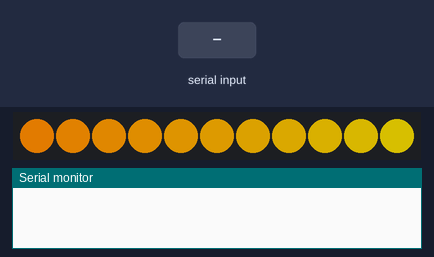
A sketch run on a simulated Arduino Uno, built with avr-gcc and run on an emulated ATmega328P. On the bench: 11 RGB LEDs in strip order, left to right, the last lines printed to the serial monitor. Inputs (shaded band) come from the test bench. Dim RGB values are drawn brighter than linear.

Above: at 1.7 s.
At 7.5 s:
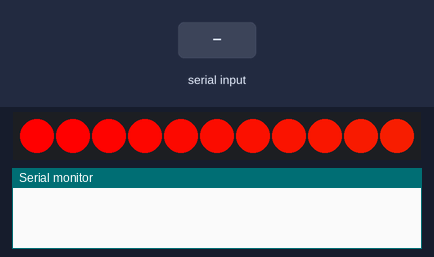
7.6 s: "1" received over the second serial link
At 9.7 s:
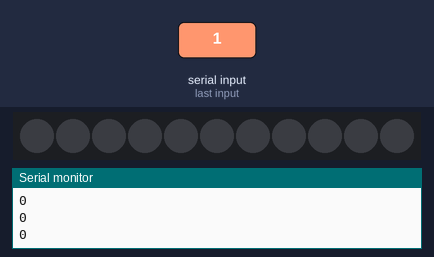
Timing chart, 0 to 11.2 s (numbered marks = the images above; inputs shaded):
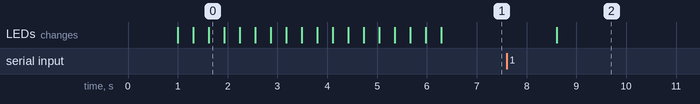

Measured:
- after the input at 7.6 s, the LEDs: change after 1.0 s (image 2)

The sketch:

Neopixel.ino
```cpp
#include <SoftwareSerial.h>
#include <Adafruit_NeoPixel.h>

#define PIN 10
#define NUMS 11
#define TX 2
#define RX 3

Adafruit_NeoPixel strip = Adafruit_NeoPixel(NUMS, PIN, NEO_GRB + NEO_KHZ800);
SoftwareSerial blueTooth(TX, RX);
byte colors[5]; // 색상을 받아오는 배열


void setup() {
  blueTooth.begin(9600); // 블루투스 통신 준비, 통신속도는 9600 보드레이트로 설정
  Serial.begin(9600); // 시리얼 모니터 준비
  strip.begin(); // LED 제어 준비
  delay(1000); // 1초 기다렸다가 켜지게 하기
  rainbow(20); // rainbow 효과가 나오면서 켜지도록 하기
  strip.show(); // LED 전원이 꺼진 상태로 초기화하기
}

void loop() {
  if(blueTooth.available() > 0) { // 데이터가 들어온 게 있다면
    blueTooth.readBytes(colors, 5); // colors 배열에 해당 데이터를 입력한다.
    if(colors[4] == (byte) 0) { // 일반적인 경우라면
      for(byte i = 0; i<4; i++) { // 각각의 데이터를
        Serial.println(colors[i]); // 시리얼 모니터에 출력한다.
      }
      for(byte i = 0;i<NUMS; i++) { // 각각의 픽셀에
        strip.setPixelColor(i, colors[0], colors[1], colors[2]); // RGB 색상을 지정한다.
      }
      strip.setBrightness(colors[3]); // 밝기를 설정한다.
      // setPixelColor 함수가 스트립 객체에 보낼 메모리 이미지를 형성하고,
      // show 함수가 해당 이미지를 스트립 객체로 보낸다.
      strip.show(); // 밝기, 색상 정보를 스트립 객체로 보내고 LED를 켠다.
      delay(20); // 20 밀리세컨드 기다린다.
    }
    else if(colors[4] == (byte) 1) { // 레인보우 기능을 켠다면
      rainbow(20); // 레인보우 함수를 호출한다.
      delay(20); // 20 밀리세컨드 기다린다.
    }
  }
}

// 표현할 수 있는 색을 순서대로 표현하는 함수
void rainbow(uint8_t wait) {
  uint16_t i, j;

  for(j=0; j<256; j++) {
    for(i=0; i<strip.numPixels(); i++) {
      strip.setPixelColor(i, Wheel((i+j) & 255));
    }
    strip.show();
    delay(wait);
  }
}

// 색을 지정해주는 함수
uint32_t Wheel(byte WheelPos) {
  WheelPos = 255 - WheelPos;
  if(WheelPos < 85) {
   return strip.Color(255 - WheelPos * 3, 0, WheelPos * 3);
  } else if(WheelPos < 170) {
    WheelPos -= 85;
   return strip.Color(0, WheelPos * 3, 255 - WheelPos * 3);
  } else {
   WheelPos -= 170;
   return strip.Color(WheelPos * 3, 255 - WheelPos * 3, 0);
  }
}
```
